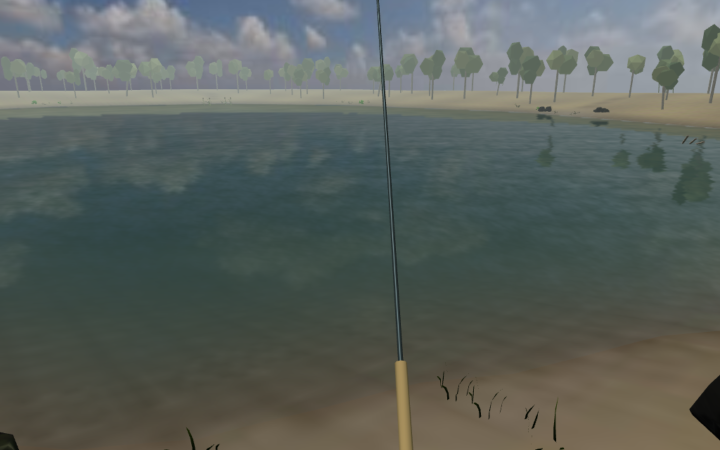
#> input picture docs/apercus/assets-gratuits/after-desktop-bank.png, 1440 x 900 px, given in place of after-desktop-jetty.png, which was not available (shown at 1/2 size)
$ python prepare-map-previews.py
#> lines starting #> are read from the running program, lines starting #| are printed output that depends on the picture
from pathlib import Path
from PIL import Image
root=Path(__file__).resolve().parents[1]
for post in ['jetty','cove','bank','reed-bank','point','timber']:
 im=Image.open(root/f'docs/apercus/assets-gratuits/after-desktop-{post}.png').convert('RGB');im.resize((576,360),Image.Resampling.LANCZOS).save(root/f'public/map-assets/post-{post}.jpg',quality=83,optimize=True)
#> further down, im is the input picture: PIL image 1440x900 RGB; mean R, G, B 89.7, 96.9, 92.3
#> after `im = Image.open(root / f'docs/apercus/assets-gratuits/after-desktop-{p`:
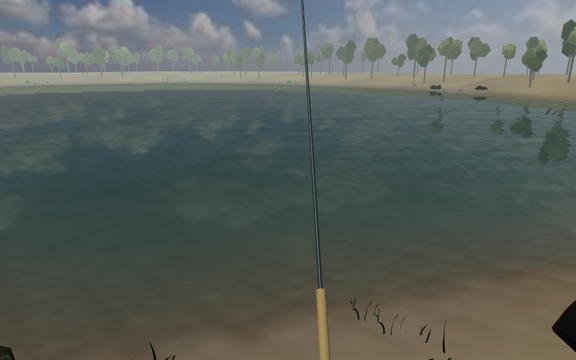
#> saved as post-jetty.jpg: PIL image 576x360 RGB; mean R, G, B 89.7, 96.9, 92.3
#> pass 2 of the loop `for post in ['jetty','cove','bank','reed-bank','point','timber']:`:
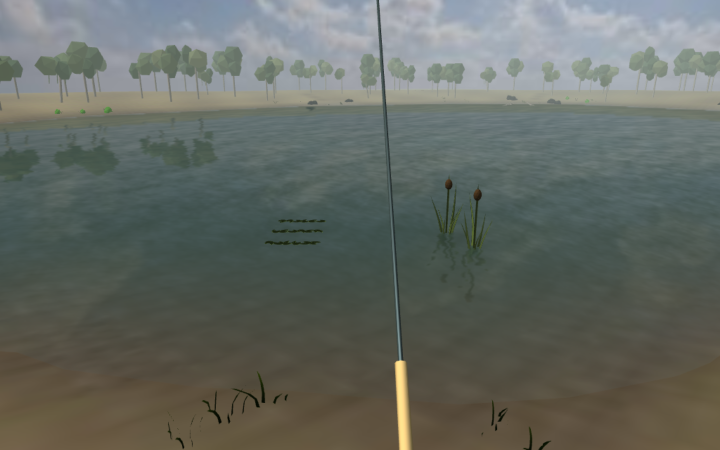
#> input picture docs/apercus/assets-gratuits/after-desktop-cove.png, 1440 x 900 px (shown at 1/2 size)
#> im is the input picture: PIL image 1440x900 RGB; mean R, G, B 100.1, 105.2, 98.6
#> `im = Image.open(root / f'docs/apercus/assets-gratuits/after-desktop-{p`:
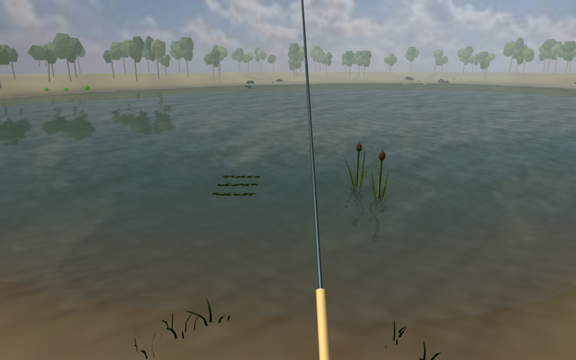
#> saved as post-cove.jpg: PIL image 576x360 RGB; mean R, G, B 100.1, 105.2, 98.6
